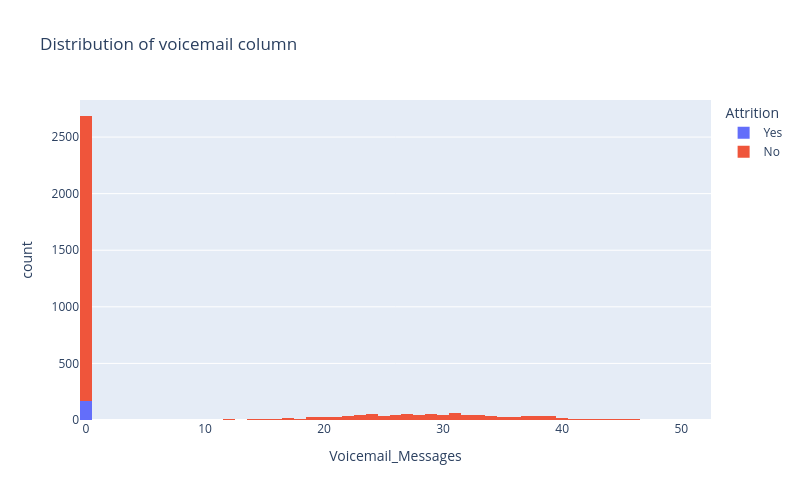

Notebook code cell kept with this figure:
### Code cell
px.histogram(train_df,x='Voicemail_Messages',
             color = 'Attrition',
             title='Distribution of voicemail column',
            width = 800,height=500)

### Figure 1 — Plotly figure (JSON) as saved in the notebook; plotly's stock layout.template omitted (floating-point values rounded to 4 significant figures; data arrays with more than 128 entries replaced by an {"elided": "..."} marker saying what was removed)
{"data": [{"bingroup": "x", "hovertemplate": "Attrition=Yes<br>Voicemail_Messages=%{x}<br>count=%{y}<extra></extra>", "legendgroup": "Yes", "marker": {"color": "#636efa", "pattern": {"shape": ""}}, "name": "Yes", "orientation": "v", "showlegend": true, "type": "histogram", "x": {"elided": "207 float values"}, "xaxis": "x", "yaxis": "y"}, {"bingroup": "x", "hovertemplate": "Attrition=No<br>Voicemail_Messages=%{x}<br>count=%{y}<extra></extra>", "legendgroup": "No", "marker": {"color": "#EF553B", "pattern": {"shape": ""}}, "name": "No", "orientation": "v", "showlegend": true, "type": "histogram", "x": {"elided": "3943 float values"}, "xaxis": "x", "yaxis": "y"}], "layout": {"barmode": "relative", "height": 500, "legend": {"title": {"text": "Attrition"}, "tracegroupgap": 0}, "title": {"text": "Distribution of voicemail column"}, "width": 800, "xaxis": {"anchor": "y", "domain": [0, 1], "title": {"text": "Voicemail_Messages"}}, "yaxis": {"anchor": "x", "domain": [0, 1], "title": {"text": "count"}}}}
